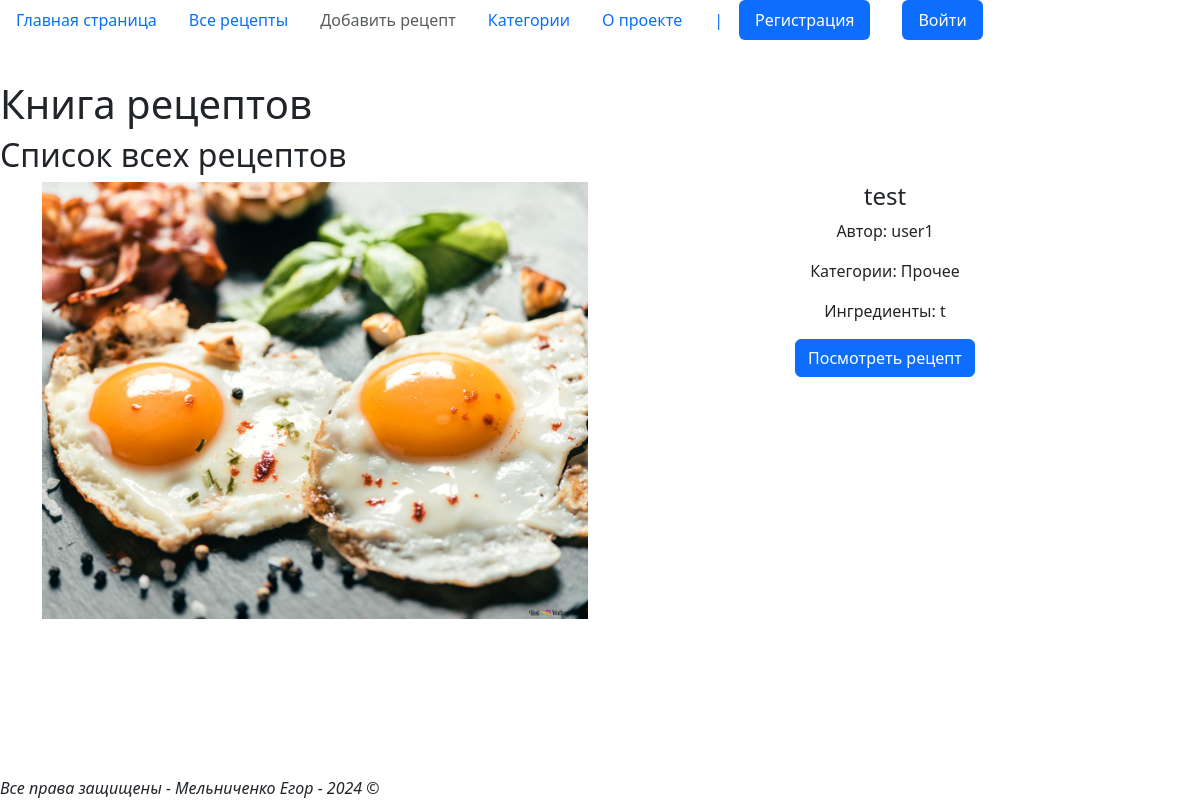
Page /recipes/all_recipes/ on the earlier database version.
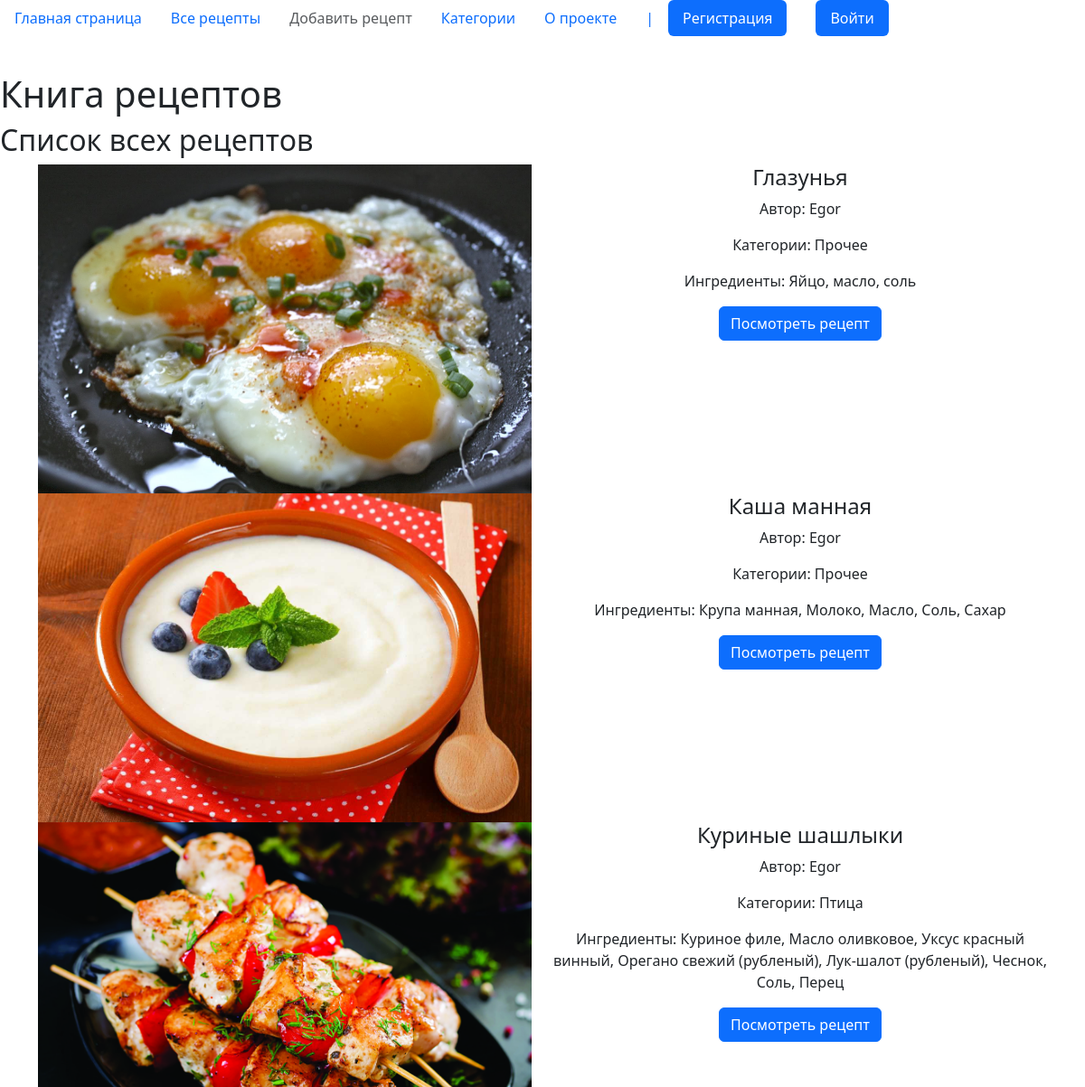
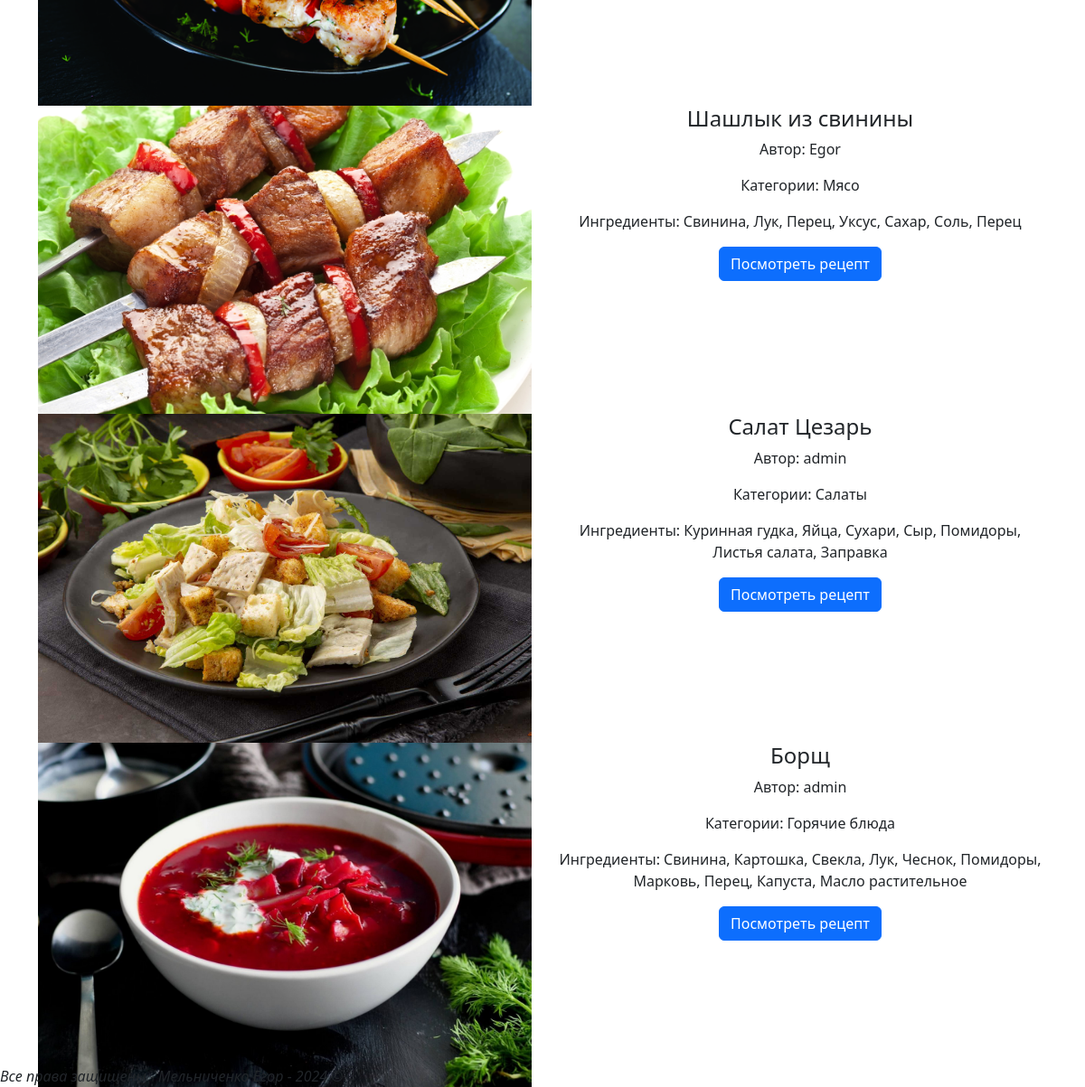
Same page on the later database version (2 pictures, top to bottom).
### cbookapp/models.py (models this page shows, shortened)
class Recipe(models.Model):
    name = models.CharField(max_length=100)
    description = models.TextField()
    cooking_steps = models.TextField()
    cooking_time = models.CharField(max_length=15)
    img_file = models.ImageField(upload_to='media/products/', null=True, blank=True)
    author = models.ForeignKey(User, on_delete=models.SET_NULL, verbose_name="Пользователь", null=True)
    ingredients = models.TextField()
    category = models.ForeignKey(Categories, on_delete=models.CASCADE)

class Categories(models.Model):
    name = models.CharField(max_length=20)
    def __str__(self):
        return self.name

### cbookapp/views.py (the view)
# urls.py: path('all_recipes/', views.get_recipes, name='all_recipes'),
def get_recipes(request):
    recipes = Recipe.objects.all()
    context = {'recipes': recipes}
    return render(request, 'cbookapp/main.html', context)

### cbookapp/templates/cbookapp/main.html (shortened to what this page needs)
{% extends 'base.html' %}
{% block content %}
    <h1 class="heading">Книга рецептов</h1>
    <h2 class="heading">Список всех рецептов</h2>
<div class="container text-center">
        {% for recipe in recipes %}
        <div class="row row-cols-2">
            {% if recipe.img_file %}
            <img src="{{ recipe.img_file.url }}" class="images" alt="Фото {{ recipe.name }}">
            {% endif %}
            <div class="col">
                <h4 class="title"> {{ recipe.name }}</h4>
                <p class="text"> Автор: {{ recipe.author }}</p>
                <p class="text"> Категории: {{ recipe.category }}</p>
                <p class="text"> Ингредиенты: {{ recipe.ingredients }}</p>
                <a href="{% url 'get_recipe_by_name' recipe.name %}" class="btn btn-primary">Посмотреть рецепт</a>
            </div>
        </div>
        {% endfor %}
    </div>
{% endblock %}

Differences in the rows shown:
removed Recipe: img_file (picture), name "test", author "user1", category "Прочее", ingredients "t"
added Recipe: img_file (picture), name "Глазунья", author "Egor", category "Прочее", ingredients "Яйцо, масло, соль"
added Recipe: img_file (picture), name "Каша манная", author "Egor", category "Прочее", ingredients "Крупа манная, Молоко, Масло, Соль, Сахар"
added Recipe: img_file (picture), name "Куриные шашлыки", author "Egor", category "Птица", ingredients "Куриное филе, Масло оливковое, Уксус красный винный, Орегано свежий (рубленый), Лук-шалот (рубленый), Чеснок, Соль, Перец"
added Recipe: img_file (picture), name "Шашлык из свинины", author "Egor", category "Мясо", ingredients "Свинина, Лук, Перец, Уксус, Сахар, Соль, Перец"
added Recipe: img_file (picture), name "Салат Цезарь", author "admin", category "Салаты", ingredients "Куринная гудка, Яйца, Сухари, Сыр, Помидоры, Листья салата, Заправка"
added Recipe: img_file (picture), name "Борщ", author "admin", category "Горячие блюда", ingredients "Свинина, Картошка, Свекла, Лук, Чеснок, Помидоры, Марковь, Перец, Капуста, Масло растительное"
